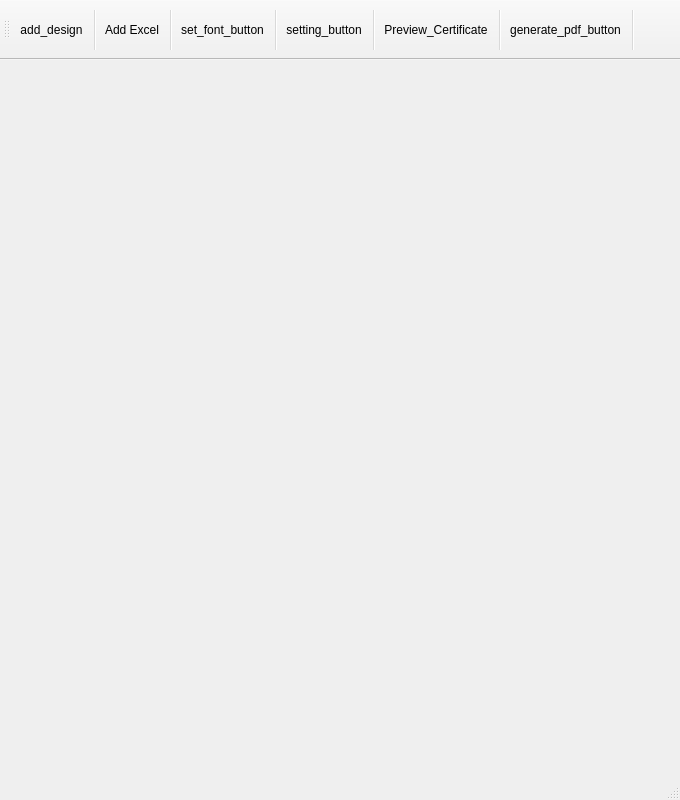
<?xml version="1.0" encoding="UTF-8"?>
<ui version="4.0">
 <class>MainWindow</class>
 <widget class="QMainWindow" name="MainWindow">
  <property name="geometry">
   <rect>
    <x>0</x>
    <y>0</y>
    <width>680</width>
    <height>800</height>
   </rect>
  </property>
  <property name="windowTitle">
   <string>Event Management System</string>
  </property>
  <property name="windowIcon">
   <iconset>
    <normaloff>Icons/Icon.png</normaloff>Icons/Icon.png</iconset>
  </property>
  <widget class="QWidget" name="centralwidget">
   <property name="sizePolicy">
    <sizepolicy hsizetype="Maximum" vsizetype="Maximum">
     <horstretch>0</horstretch>
     <verstretch>0</verstretch>
    </sizepolicy>
   </property>
   <layout class="QGridLayout" name="gridLayout_2">
    <item row="0" column="0">
     <layout class="QHBoxLayout" name="layout">
      <property name="leftMargin">
       <number>0</number>
      </property>
      <item>
       <widget class="QLabel" name="Image">
        <property name="sizePolicy">
         <sizepolicy hsizetype="Maximum" vsizetype="Maximum">
          <horstretch>0</horstretch>
          <verstretch>0</verstretch>
         </sizepolicy>
        </property>
        <property name="text">
         <string/>
        </property>
       </widget>
      </item>
     </layout>
    </item>
   </layout>
  </widget>
  <widget class="QToolBar" name="toolBar">
   <property name="minimumSize">
    <size>
     <width>60</width>
     <height>60</height>
    </size>
   </property>
   <property name="windowTitle">
    <string>toolBar</string>
   </property>
   <attribute name="toolBarArea">
    <enum>TopToolBarArea</enum>
   </attribute>
   <attribute name="toolBarBreak">
    <bool>false</bool>
   </attribute>
   <addaction name="add_design_button"/>
   <addaction name="separator"/>
   <addaction name="add_excel_button"/>
   <addaction name="separator"/>
   <addaction name="set_font_button"/>
   <addaction name="separator"/>
   <addaction name="setting_button"/>
   <addaction name="separator"/>
   <addaction name="preview_certificate_button"/>
   <addaction name="separator"/>
   <addaction name="generate_pdf_button"/>
   <addaction name="separator"/>
  </widget>
  <widget class="QStatusBar" name="statusbar"/>
  <action name="add_excel_button">
   <property name="icon">
    <iconset>
     <normaloff>Icons/add_excel.png</normaloff>Icons/add_excel.png</iconset>
   </property>
   <property name="text">
    <string>Add Excel</string>
   </property>
  </action>
  <action name="preview_certificate_button">
   <property name="icon">
    <iconset>
     <normaloff>Icons/preview_certificate.png</normaloff>Icons/preview_certificate.png</iconset>
   </property>
   <property name="text">
    <string>Preview_Certificate</string>
   </property>
   <property name="toolTip">
    <string>Preview Certificate</string>
   </property>
  </action>
  <action name="generate_pdf_button">
   <property name="icon">
    <iconset>
     <normaloff>Icons/go_button.png</normaloff>Icons/go_button.png</iconset>
   </property>
   <property name="text">
    <string>generate_pdf_button</string>
   </property>
   <property name="toolTip">
    <string>Generate Pdf</string>
   </property>
  </action>
  <action name="set_font_button">
   <property name="icon">
    <iconset>
     <normaloff>Icons/font_icon.png</normaloff>Icons/font_icon.png</iconset>
   </property>
   <property name="text">
    <string>set_font_button</string>
   </property>
   <property name="toolTip">
    <string>Font Style.</string>
   </property>
  </action>
  <action name="setting_button">
   <property name="icon">
    <iconset>
     <normaloff>Icons/Setting_button.png</normaloff>Icons/Setting_button.png</iconset>
   </property>
   <property name="text">
    <string>setting_button</string>
   </property>
   <property name="toolTip">
    <string>Settings</string>
   </property>
  </action>
  <action name="add_design_button">
   <property name="icon">
    <iconset>
     <normaloff>Icons/add_certificate.png</normaloff>Icons/add_certificate.png</iconset>
   </property>
   <property name="text">
    <string>add_design</string>
   </property>
   <property name="toolTip">
    <string>Add Design</string>
   </property>
  </action>
 </widget>
 <resources>
  <include location="resource.qrc"/>
 </resources>
 <connections/>
</ui>
